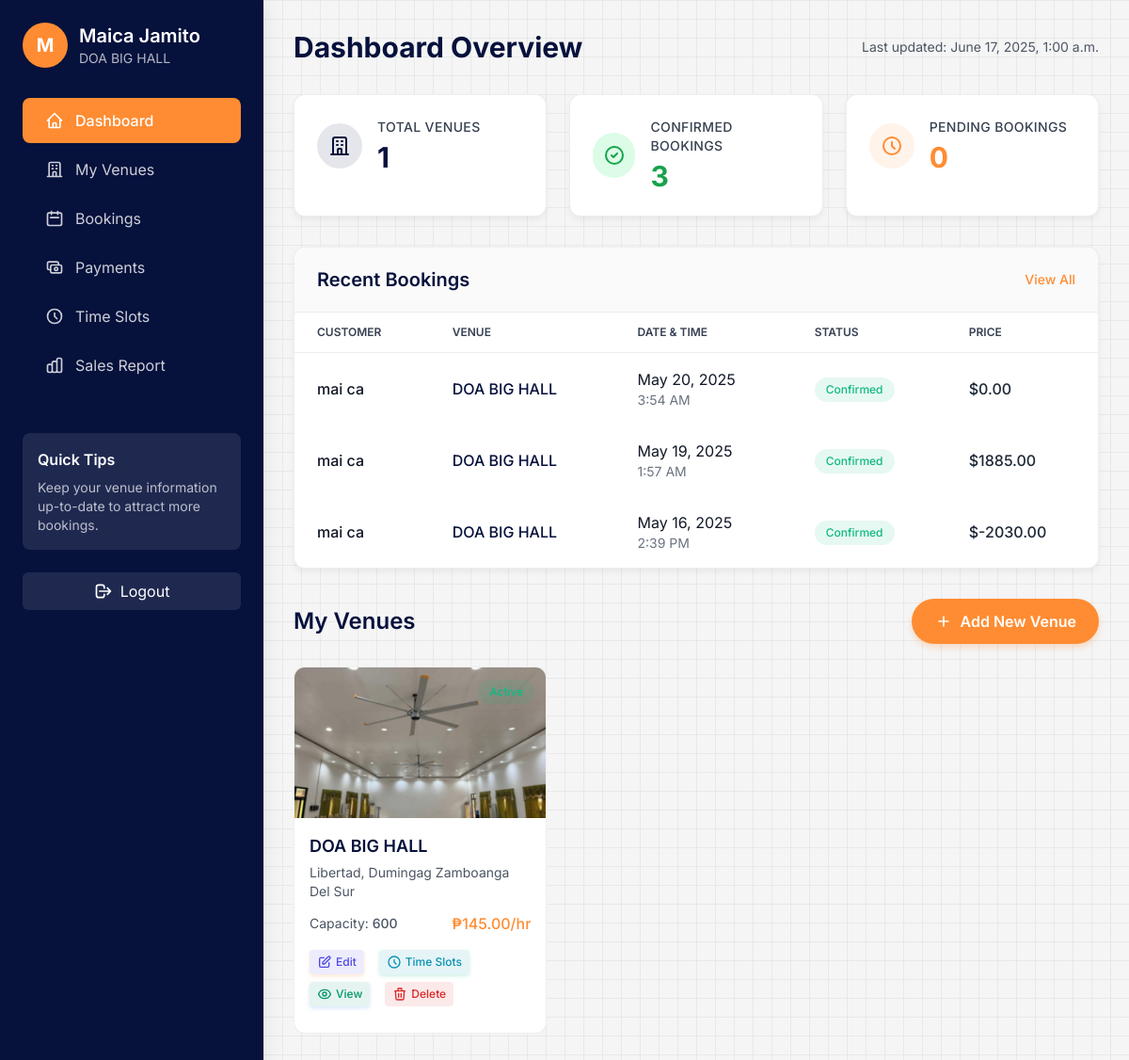
/manager/ (signed in), run on an earlier commit of the app's database.
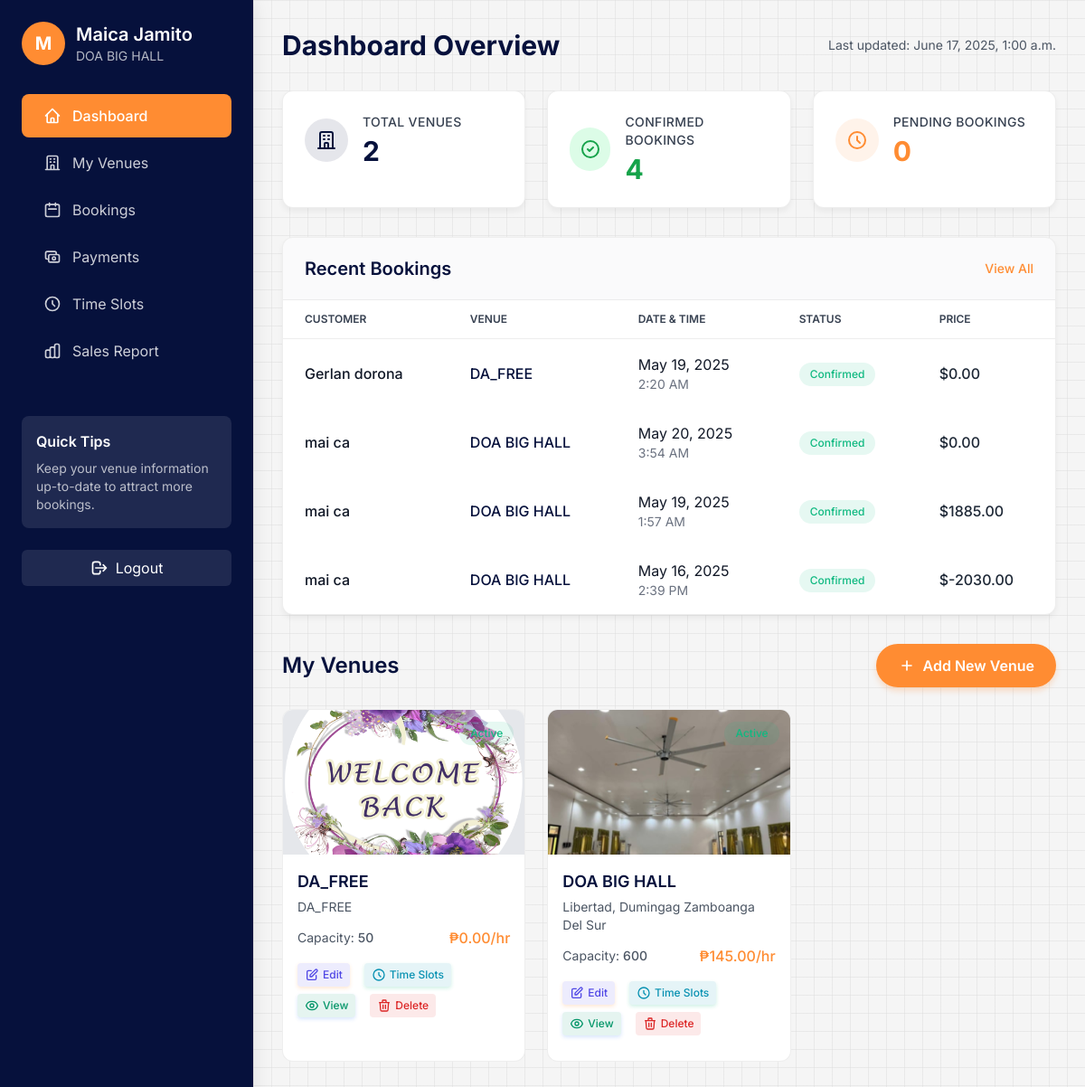
And on a later commit of the database.
### booking/models/booking.py (models this page shows, shortened)
class Booking(models.Model):
    STATUS_CHOICES = [
        ('pending', 'Pending'),
        ('confirmed', 'Confirmed'),
        ('cancelled', 'Cancelled'),
        ('free', 'Free Venue'),
    ]
    user = models.ForeignKey(User, on_delete=models.CASCADE, related_name='bookings')
    venue = models.ForeignKey(Venue, on_delete=models.CASCADE, related_name='bookings')
    time_slot = models.ForeignKey(TimeSlot, on_delete=models.CASCADE, related_name='bookings')
    num_guests = models.PositiveIntegerField()
    status = models.CharField(max_length=20, choices=STATUS_CHOICES, default='pending')
    special_requests = models.TextField(blank=True)
    total_price = models.DecimalField(max_digits=10, decimal_places=2)
    booking_date = models.DateTimeField(auto_now_add=True)
    class Meta:
        ordering = ['-booking_date']

### booking/models/venue.py (models this page shows, shortened)
class Venue(models.Model):
    STATUS_CHOICES = [
        ('active', 'Active'),
        ('maintenance', 'Under Maintenance'),
        ('inactive', 'Inactive'),
    ]
    name = models.CharField(max_length=200)
    description = models.TextField()
    address = models.CharField(max_length=255)
    capacity = models.PositiveIntegerField()
    hourly_rate = models.DecimalField(max_digits=10, decimal_places=2)
    image = models.ImageField(upload_to='venues/', blank=True, null=True)
    categories = models.ManyToManyField(Category, related_name='venues')
    manager = models.ForeignKey(VenueManager, on_delete=models.SET_NULL, null=True, related_name='managed_venues')
    status = models.CharField(max_length=20, choices=STATUS_CHOICES, default='active')
    created_at = models.DateTimeField(auto_now_add=True)
    updated_at = models.DateTimeField(auto_now=True)
    class Meta:
        ordering = ['name']

### booking/models/time_slot.py (models this page shows, shortened)
class TimeSlot(models.Model):
    venue = models.ForeignKey(Venue, on_delete=models.CASCADE, related_name='time_slots')
    date = models.DateField()
    start_time = models.TimeField()
    end_time = models.TimeField()
    is_available = models.BooleanField(default=True)
    class Meta:
        ordering = ['date', 'start_time']
        unique_together = ['venue', 'date', 'start_time']

### booking/views/manager_views.py (the view)
# urls.py: path('manager/', views.manager_dashboard, name='manager_dashboard'),
@login_required
@venue_manager_required
def manager_dashboard(request):
    manager = request.user.venue_manager
    venues = Venue.objects.filter(manager=manager)
    recent_bookings = Booking.objects.filter(
        venue__in=venues
    ).order_by('-booking_date')[:10]
    pending_bookings_count = Booking.objects.filter(
        venue__in=venues,
        status='pending'
    ).count()
    venues_count = venues.count()
    confirmed_bookings_count = Booking.objects.filter(
        venue__in=venues,
        status='confirmed'
    ).count()
    context = {
        'manager': manager,
        'venues': venues,
        'recent_bookings': recent_bookings,
        'pending_bookings_count': pending_bookings_count,
        'venues_count': venues_count,
        'confirmed_bookings_count': confirmed_bookings_count,
    }
    return render(request, 'manager/dashboard.html', context)

### booking/context_processors.py (called while the page is built)
def common_context(request):
    context = {
        'all_categories': Category.objects.all(),
    }
    if request.user.is_authenticated:
        unread_notifications = Notification.objects.filter(
            user=request.user,
            is_read=False
        ).order_by('-created_at')
        recent_notifications = Notification.objects.filter(
            user=request.user
        ).order_by('-created_at')[:5]
        context.update({
            'unread_notifications': unread_notifications,
            'unread_notification_count': unread_notifications.count(),
            'recent_notifications': recent_notifications,
        })
    return context

### templates/manager/dashboard.html (shortened to what this page needs)
<!DOCTYPE html>
<html lang="en">
<head>
    <script src="https://cdn.tailwindcss.com"></script>
</head>
<body>
    <div class="dashboard-container">
        {% with active_page='dashboard' %}
            {% include 'manager/components/sidebar.html' %}
        {% endwith %}
        <main class="p-8">
            <div class="flex justify-between items-center mb-8">
                <h1 class="text-3xl font-bold text-primary">Dashboard Overview</h1>
                <div class="text-sm text-gray-600">
                    Last updated: {% now "F j, Y, g:i a" %}
                </div>
            </div>
            {% include 'manager/components/stats_cards.html' %}
            {% include 'manager/components/recent_bookings.html' %}
            {% include 'manager/components/venues_list.html' %}
        </main>
    </div>
</body>
</html>

### templates/manager/components/recent_bookings.html
<div class="dashboard-card mb-8">
    <div class="dashboard-card-header">
        <h2 class="text-xl font-semibold text-primary">Recent Bookings</h2>
        <a href="{% url 'manager_bookings' %}" class="text-accent hover:text-accent/80 text-sm font-medium">View All</a>
    </div>
    {% if recent_bookings %}
    <div class="overflow-x-auto">
        <table class="dashboard-table">
            <thead>
                <tr>
                    <th>Customer</th>
                    <th>Venue</th>
                    <th>Date & Time</th>
                    <th>Status</th>
                    <th>Price</th>
                </tr>
            </thead>
            <tbody>
                {% for booking in recent_bookings %}
                <tr>
                    <td>
                        <div class="font-medium text-gray-900">{{ booking.user.get_full_name|default:booking.user.username }}</div>
                    </td>
                    <td>
                        <div class="font-medium text-primary">{{ booking.venue.name }}</div>
                    </td>
                    <td>
                        <div class="text-gray-900">{{ booking.time_slot.date|date:"M d, Y" }}</div>
                        <div class="text-sm text-gray-500">{{ booking.time_slot.start_time|time:"g:i A" }}</div>
                    </td>
                    <td>
                        <span class="badge {% if booking.status == 'confirmed' %}badge-success{% elif booking.status == 'pending' %}badge-warning{% else %}badge-danger{% endif %}">
                            {{ booking.status|title }}
                        </span>
                    </td>
                    <td class="font-medium text-accent">${{ booking.total_price }}</td>
                </tr>
                {% endfor %}
            </tbody>
        </table>
    </div>
    {% else %}
    <div class="p-8 text-center">
        <p class="text-gray-600">No bookings yet.</p>
    </div>
    {% endif %}
</div>

### templates/manager/components/venues_list.html (shortened to what this page needs)
<div class="mb-8">
    <div class="flex justify-between items-center mb-6">
        <h2 class="text-2xl font-semibold text-primary">My Venues</h2>
        <button onclick="openAddModal()" class="add-venue-btn">
            <svg class="h-5 w-5 mr-2" fill="none" viewBox="0 0 24 24" stroke="currentColor">
                <path stroke-linecap="round" stroke-linejoin="round" stroke-width="2" d="M12 6v6m0 0v6m0-6h6m-6 0H6"></path>
            </svg>
            Add New Venue
        </button>
    </div>
    {% if venues %}
    <div class="grid grid-cols-1 md:grid-cols-3 gap-6">
        {% for venue in venues %}
        <div class="venue-card bg-white">
            <div class="h-40 bg-gray-200 relative">
                {% if venue.image %}
                <img src="{{ venue.image.url }}" alt="{{ venue.name }}" class="w-full h-full object-cover">
                {% endif %}
                <div class="absolute top-3 right-3">
                    <span class="badge {% if venue.status == 'active' %}badge-success{% elif venue.status == 'maintenance' %}badge-warning{% else %}badge-danger{% endif %}">
                        {{ venue.status|title }}
                    </span>
                </div>
            </div>
            <div class="p-4">
                <h3 class="text-lg font-semibold text-primary mb-1">{{ venue.name }}</h3>
                <p class="text-gray-600 text-sm mb-3">{{ venue.address }}</p>
                <div class="flex justify-between items-center mb-4">
                    <div class="text-sm text-gray-600">Capacity: <span class="font-medium">{{ venue.capacity }}</span></div>
                    <div class="text-accent font-medium">₱{{ venue.hourly_rate }}/hr</div>
                </div>
                <div class="flex flex-wrap gap-2 mb-3">
                    <button
                        class="venue-action-btn edit"
                        onclick="openModal({{ venue.id }}); return false;">
                        <svg class="h-4 w-4 mr-1" fill="none" viewBox="0 0 24 24" stroke="currentColor">
                            <path stroke-linecap="round" stroke-linejoin="round" stroke-width="2" d="M11 5H6a2 2 0 00-2 2v11a2 2 0 002 2h11a2 2 0 002-2v-5m-1.414-9.414a2 2 0 112.828 2.828L11.828 15H9v-2.828l8.586-8.586z"></path>
                        </svg>
                        Edit
                    </button>
                    <a href="{% url 'manager_time_slots' venue.id %}" class="venue-action-btn manage">
                        <svg class="h-4 w-4 mr-1" fill="none" viewBox="0 0 24 24" stroke="currentColor">
                            <path stroke-linecap="round" stroke-linejoin="round" stroke-width="2" d="M12 8v4l3 3m6-3a9 9 0 11-18 0 9 9 0 0118 0z"></path>
                        </svg>
                        Time Slots
                    </a>
                    <a href="{% url 'venue_detail' venue.id %}" class="venue-action-btn view">
                        View
                    </a>
                    <a href="#" onclick="confirmDelete({{ venue.id }}, '{{ venue.name|escapejs }}'); return false;" class="venue-action-btn delete">
                        <svg class="h-4 w-4 mr-1" fill="none" viewBox="0 0 24 24" stroke="currentColor">
                            <path stroke-linecap="round" stroke-linejoin="round" stroke-width="2" d="M19 7l-.867 12.142A2 2 0 0116.138 21H7.862a2 2 0 01-1.995-1.858L5 7m5 4v6m4-6v6m1-10V4a1 1 0 00-1-1h-4a1 1 0 00-1 1v3M4 7h16"></path>
                        </svg>
                        Delete
                    </a>
                </div>
            </div>
        </div>
        {% endfor %}
    </div>
    {% endif %}
</div>

What changed in the data, as far as the page shows it:
added Booking: user.get_full_name "Gerlan dorona", venue.name "DA_FREE", time_slot "May 19, 2025", time_slot.start_time "2:20 AM", status "Confirmed", total_price "0.00"
added Venue: image (picture), status "Active", name "DA_FREE", address "DA_FREE", capacity "50", hourly_rate "0.00"
Also different on the page:
{{ venues_count }}: "1" → "2"
{{ confirmed_bookings_count }}: "3" → "4"
